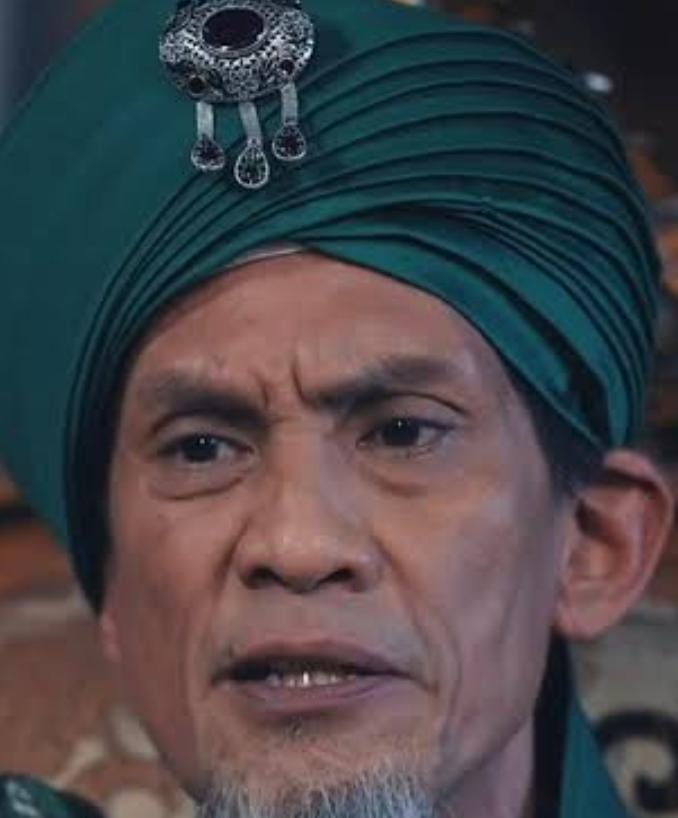
#> input picture train_pics/WhatsApp Image 2025-05-08 at 11.00.35_4ad12966.jpg, 678 x 818 px; its folder holds 4 pictures in this run
$ python hopfield.py
#> lines starting #> are read from the running program, lines starting #| are printed output that depends on the picture; after the words box and inside, x2 and y2 are one past the last pixel; in counts of white or black regions, pixels touching at a corner belong together; pictures that were not available may be replaced by others from this repository, and a replacement may not be noted
import numpy as np
import random
from PIL import Image
import os
import re
from skimage.filters import threshold_otsu

#mengubah matriks menjadi vektor
def mat2vec(x):
    return x.flatten()

#Buat matriks Bobot untuk satu gambar
def create_W(x):
    if len(x.shape) != 1:
        print("The input is not vector")
        return
    else:
        w = np.outer(x, x)
        np.fill_diagonal(w, 0)
    return w

#Baca file Gambar dan ubah ke array Numpy dengan ambang batas adaptif
def readImg2array(file, size):
#> called with size = (28, 28)
    pilIN = Image.open(file).convert(mode="L")
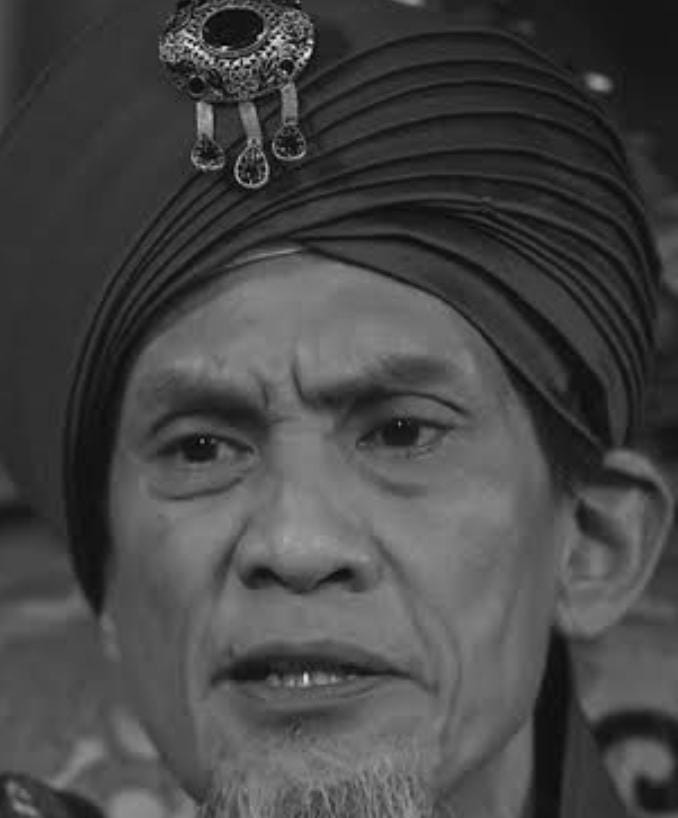
#> pilIN: PIL image 678x818 L; min 2, max 238, mean 70.5
    pilIN = pilIN.resize(size)
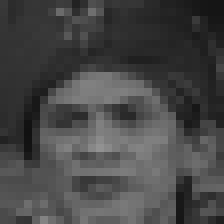
#> pilIN: PIL image 28x28 L (shown 8 times larger); min 17, max 146, mean 70.5
    imgArray = np.asarray(pilIN, dtype=np.uint8)
    t = threshold_otsu(imgArray)
#> t = 73
    x = np.where(imgArray > t, 1, -1)
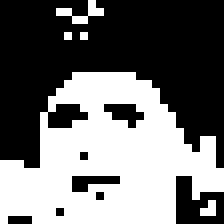
#> x: shape (28, 28) int64 (shown 8 times larger); values -1 (black) and 1 (white), 44.4% white; 5 white regions (4 under 20 px), largest, box (x1, y1, x2, y2) and area: (0, 9, 28, 28) 336
    return x

#Ubah array Numpy ke file Gambar seperti Jpeg
def array2img(data, outFile = None):
    y = np.zeros(data.shape,dtype=np.uint8)
    y[data==1] = 255
    y[data==-1] = 0
    img = Image.fromarray(y,mode="L")
    if outFile is not None:
        img.save(outFile)
    return img

#Pembaruan asinkron
def update(w,y_vec,theta=0.0,time=30000):
    m = len(y_vec)
    for _ in range(time):
        i = random.randint(0, m-1)
        u = np.dot(w[i][:], y_vec) - theta
        if u > 0:
            y_vec[i] = 1
        elif u < 0:
            y_vec[i] = -1
    return y_vec

#alur pelatihan
def hopfield(train_files, test_files, theta=0.0, time=30000, size=(28,28), current_path=None):

    print ("Importing images and creating weight matrix....")

    num_files = 0
    for path in train_files:
        print (path)
        x = readImg2array(file=path, size=size)
        x_vec = mat2vec(x)
#> x_vec = 784 values, max 1 at index 11, min -1 at index 0, mean -0.112
        if num_files == 0:
            w = create_W(x_vec)
#> in create_W, `w = np.outer(x, x)`:
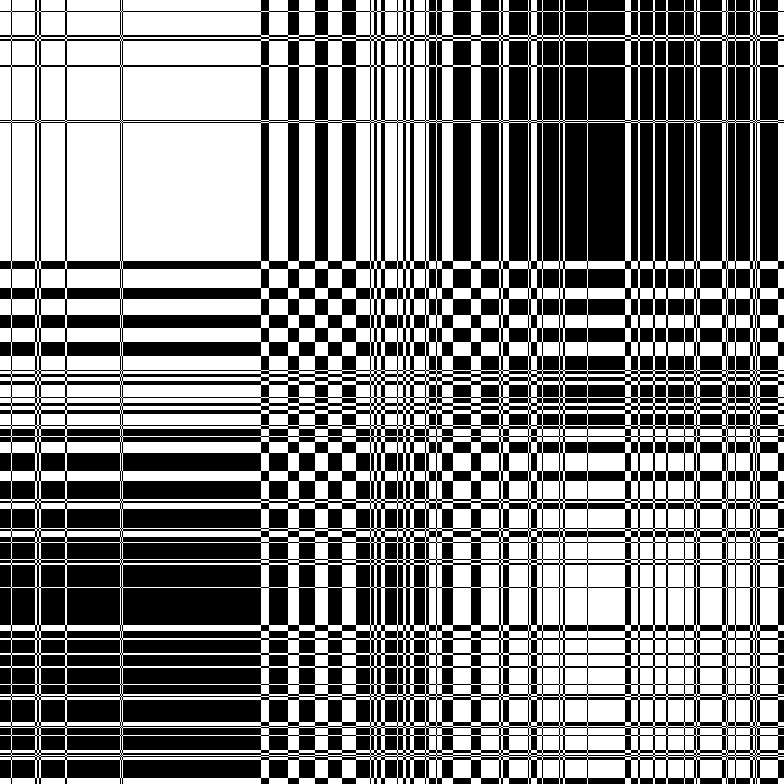
#> w: shape (784, 784) int64; values -1 (black) and 1 (white), 50.6% white; 1 black region, box (x1, y1, x2, y2) and area: (0, 0, 784, 784) 303456
#> in create_W, `np.fill_diagonal(w, 0)`:
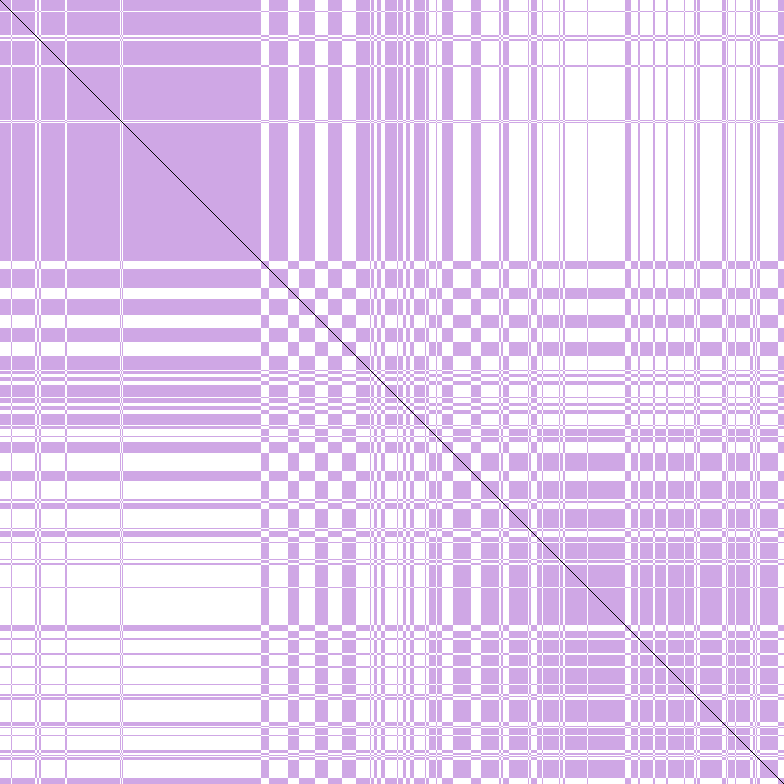
#> w: shape (784, 784) int64; 3 distinct labels, from -1 to 1; one colour per label, 0 black, -1 white
        else:
            tmp_w = create_W(x_vec)
            w += tmp_w
        num_files += 1
#> pass 2 of the loop in hopfield, `for path in train_files:`:
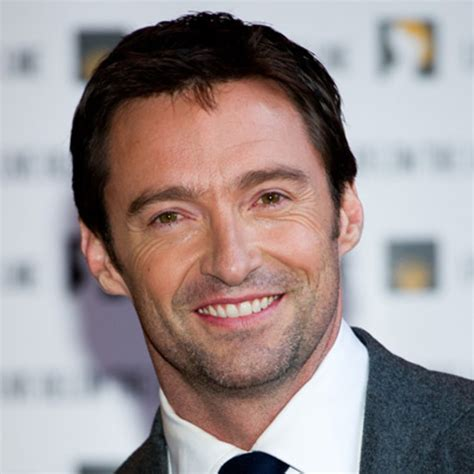
#> input picture train_pics/jackman.jpg, 474 x 474 px
#> t = 133
#> x: shape (28, 28) int64; values -1 (black) and 1 (white), 63.4% white; 5 black regions (3 under 20 px), largest, box (x1, y1, x2, y2) and area: (4, 1, 21, 28) 234, (21, 20, 28, 28) 42
#> x_vec = 784 values, max 1 at index 0, min -1 at index 37, mean 0.268
#> in create_W (call 2), `np.fill_diagonal(w, 0)`:
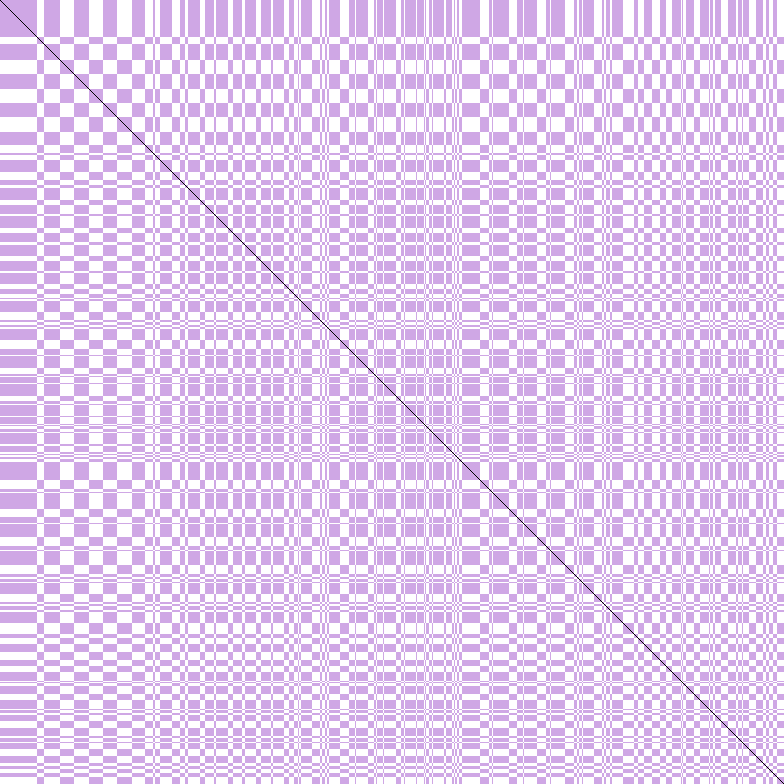
#> w: shape (784, 784) int64; 3 distinct labels, from -1 to 1; one colour per label, 0 black, -1 white
#> in hopfield, `w += tmp_w`:
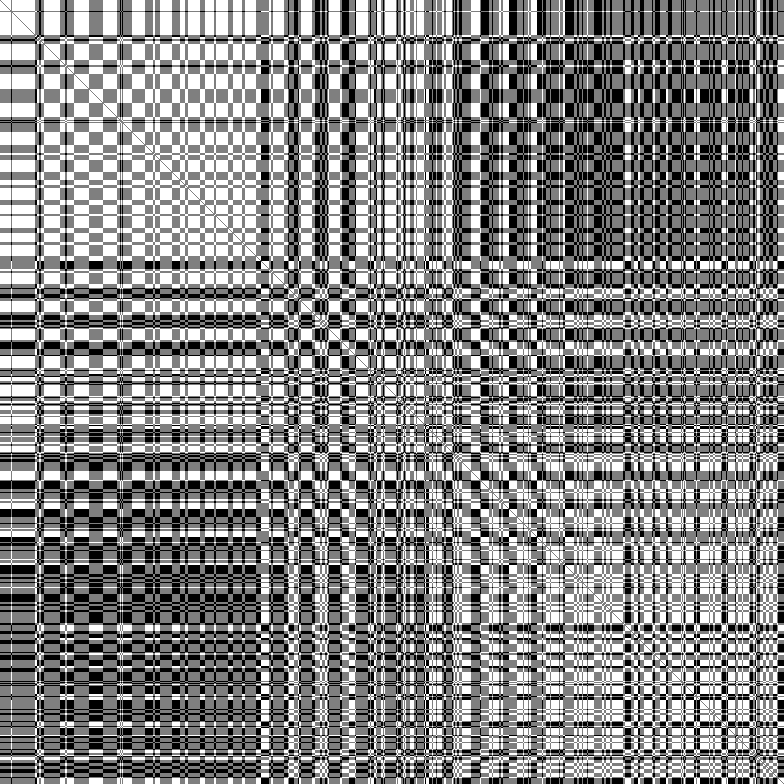
#> w: shape (784, 784) int64; min -2, max 2, mean 0.0818; drawn with min black and max white
#> pass 3 of the loop in hopfield, `for path in train_files:`:
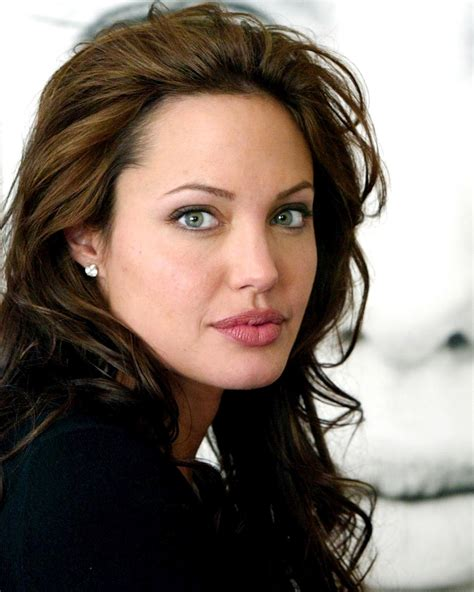
#> input picture train_pics/jolie.jpg, 474 x 592 px
#> t = 123
#> x: shape (28, 28) int64; values -1 (black) and 1 (white), 46% white; 4 white regions (1 under 20 px), largest, box (x1, y1, x2, y2) and area: (14, 0, 28, 28) 215, (5, 5, 18, 18) 111, (0, 0, 9, 10) 34
#> x_vec = 784 values, max 1 at index 0, min -1 at index 9, mean -0.0791
#> in create_W (call 3), `np.fill_diagonal(w, 0)`:
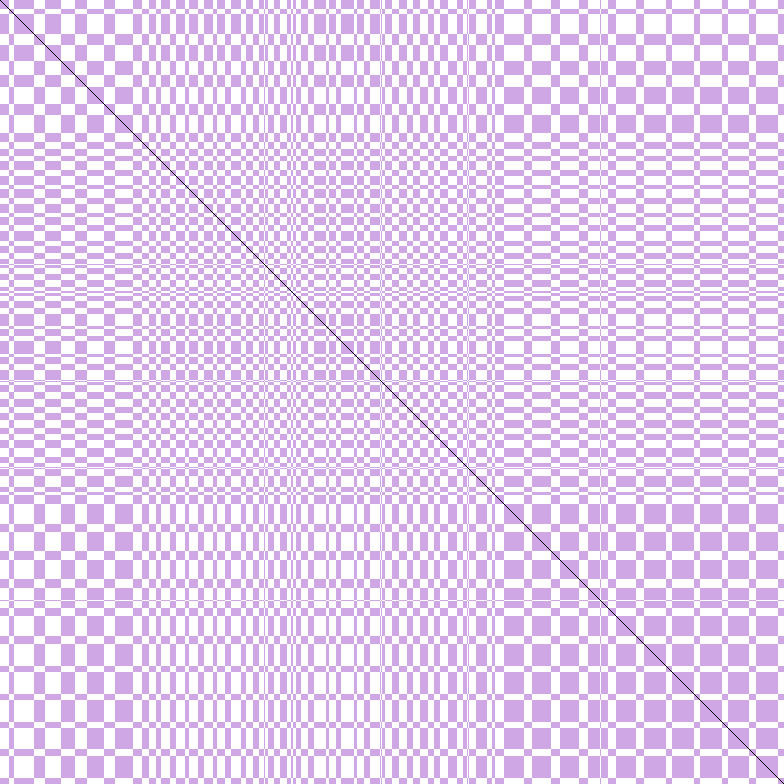
#> w: shape (784, 784) int64; 3 distinct labels, from -1 to 1; one colour per label, 0 black, -1 white
#> in hopfield, `w += tmp_w`:
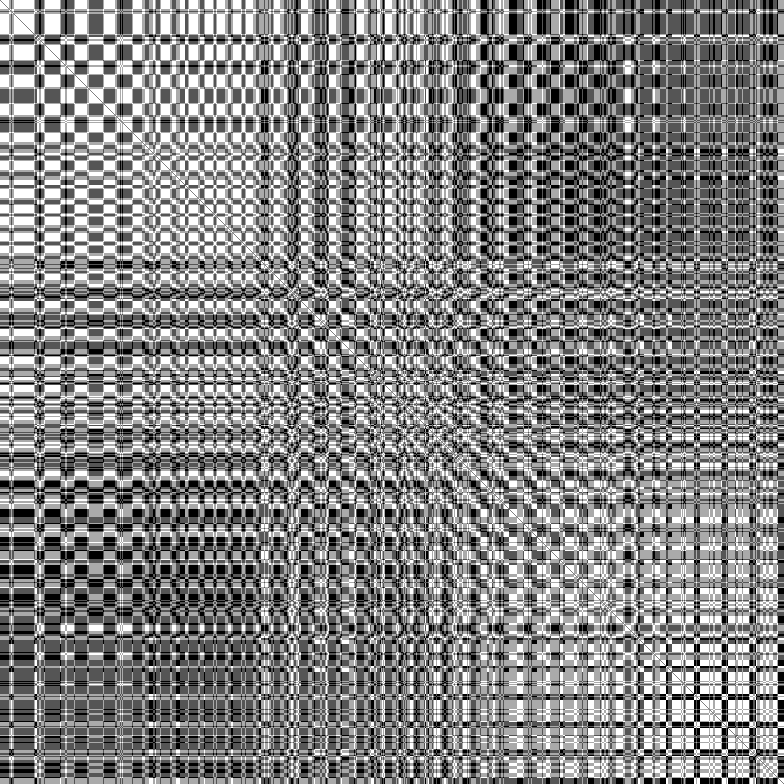
#> w: shape (784, 784) int64; min -3, max 3, mean 0.0868; drawn with min black and max white

    w = w / num_files  # Normalisasi bobot
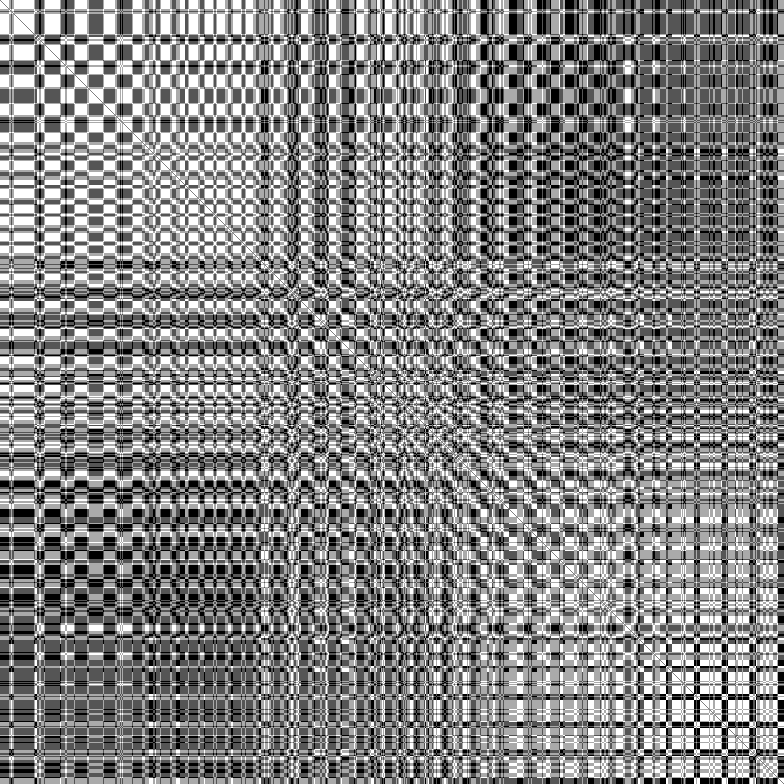
#> w: shape (784, 784) float64; min -1, max 1, mean 0.0289; drawn with min black and max white
    print ("Weight matrix is done!!")

    counter = 0
    for path in test_files:
        y = readImg2array(file=path, size=size)
        oshape = y.shape
#> oshape = (28, 28)
        array2img(y).show()
        print ("Imported test data")

        y_vec = mat2vec(y)
#> y_vec = 784 values, max 1 at index 11, min -1 at index 0, mean -0.112
        print ("Updating...")
        y_vec_after = update(w=w, y_vec=y_vec, theta=theta, time=time)
#> in update, `m = len(y_vec)`: m = 784
#> the loop in update, `for _ in range(time):` made 30000 passes
#> (i, u) on passes 1 to 3: (394, -220.3), (776, 300.3), (430, 189.7)
#> y_vec_after has the same summary as y_vec
        y_vec_after = y_vec_after.reshape(oshape)
        if current_path is not None:
            outfile = os.path.join(current_path, f"after_{counter}.jpeg")
            array2img(y_vec_after, outFile=outfile)
        else:
            array2img(y_vec_after).show()
        counter += 1

#Main
current_path = os.getcwd()

train_paths = [os.path.join(current_path, "train_pics", f) for f in os.listdir(os.path.join(current_path, "train_pics")) if f.lower().endswith((".jpg", ".jpeg"))]
test_paths = [os.path.join(current_path, "test_pics", f) for f in os.listdir(os.path.join(current_path, "test_pics")) if f.lower().endswith((".jpg", ".jpeg"))]

hopfield(train_files=train_paths, test_files=test_paths, theta=0.0, time=30000, size=(28,28), current_path=current_path)
